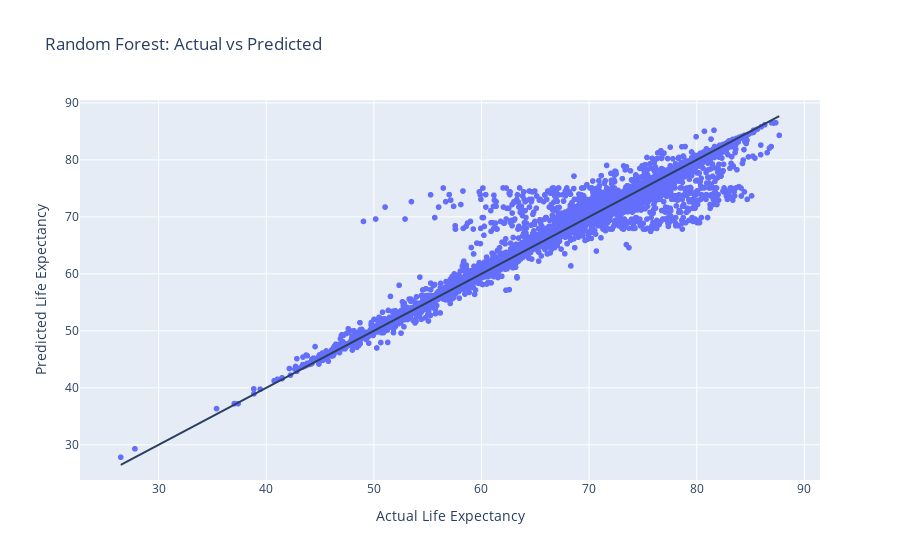

Notebook code for this chart:
### Code cell
fig = px.scatter(
    x = y_test,
    y = y_pred,
    labels = {"x": "Actual Life Expectancy", "y": "Predicted Life Expectancy"},
    title = "Random Forest: Actual vs Predicted"
)

fig.add_shape(
    type = "line",
    x0 = y_test.min(), y0 = y_test.min(),
    x1 = y_test.max(), y1 = y_test.max()
)

fig.show()

### Figure 1 — Plotly figure (JSON) as saved in the notebook; plotly's stock layout.template omitted (floating-point values rounded to 4 significant figures; data arrays with more than 128 entries replaced by an {"elided": "..."} marker saying what was removed)
{"data": [{"hovertemplate": "Actual Life Expectancy=%{x}<br>Predicted Life Expectancy=%{y}<extra></extra>", "legendgroup": "", "marker": {"color": "#636efa", "symbol": "circle"}, "mode": "markers", "name": "", "showlegend": false, "type": "scattergl", "x": {"elided": "4410 float values"}, "xaxis": "x", "y": {"elided": "4410 float values"}, "yaxis": "y"}], "layout": {"legend": {"tracegroupgap": 0}, "shapes": [{"type": "line", "x0": 26.48, "x1": 87.67, "y0": 26.48, "y1": 87.67}], "title": {"text": "Random Forest: Actual vs Predicted"}, "xaxis": {"anchor": "y", "domain": [0, 1], "title": {"text": "Actual Life Expectancy"}}, "yaxis": {"anchor": "x", "domain": [0, 1], "title": {"text": "Predicted Life Expectancy"}}}}
